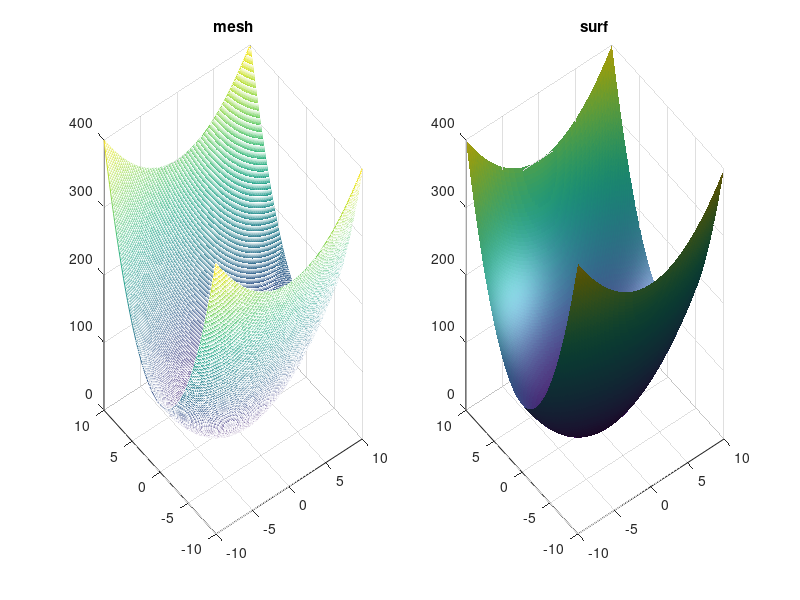

Here is the MATLAB script that generated this plot:
function output = que7()
    t = -10:.1:10;
    [x,y] = meshgrid(t);
    z = (x .^ 2) + (3 .* (y .^ 2));
    subplot(1,2,1),mesh(x,y,z),title('mesh');shading faceted
    subplot(1,2,2),surf(x,y,z),title('surf');shading flat,light('position',[0,0,200],'style','local')
end